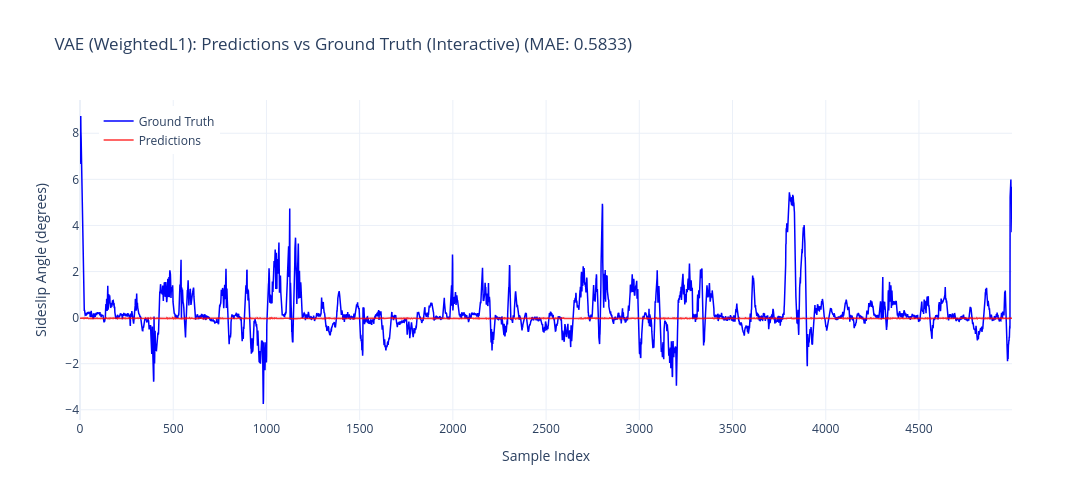

The notebook cell this image was saved under:
### Markdown cell above
## Interactive Predictions vs Ground Truth

### Code cell
# Interactive line plot showing predictions overlaid on ground truth
from utils.visualization import plot_predictions_vs_truth

# Using best model predictions (weighted_l1)
fig_line = plot_predictions_vs_truth(
    best_preds, val_targets,
    title='VAE (WeightedL1): Predictions vs Ground Truth (Interactive)',
    max_samples=5000
)
fig_line.show()

### Figure 1 — Plotly figure (JSON) as saved in the notebook; plotly's stock layout.template omitted (floating-point values rounded to 4 significant figures; data arrays with more than 128 entries replaced by an {"elided": "..."} marker saying what was removed)
{"data": [{"hovertemplate": "Index: %{x}<br>Truth: %{y:.3f}<extra></extra>", "line": {"color": "blue", "width": 1.5}, "mode": "lines", "name": "Ground Truth", "type": "scatter", "y": {"elided": "5000 float values"}}, {"hovertemplate": "Index: %{x}<br>Pred: %{y:.3f}<extra></extra>", "line": {"color": "red", "width": 1.5}, "mode": "lines", "name": "Predictions", "opacity": 0.8, "type": "scatter", "y": {"elided": "5000 float values"}}], "layout": {"height": 500, "hovermode": "x unified", "legend": {"x": 0.02, "y": 0.98}, "title": {"text": "VAE (WeightedL1): Predictions vs Ground Truth (Interactive) (MAE: 0.5833)"}, "width": 1200, "xaxis": {"title": {"text": "Sample Index"}}, "yaxis": {"title": {"text": "Sideslip Angle (degrees)"}}}}
